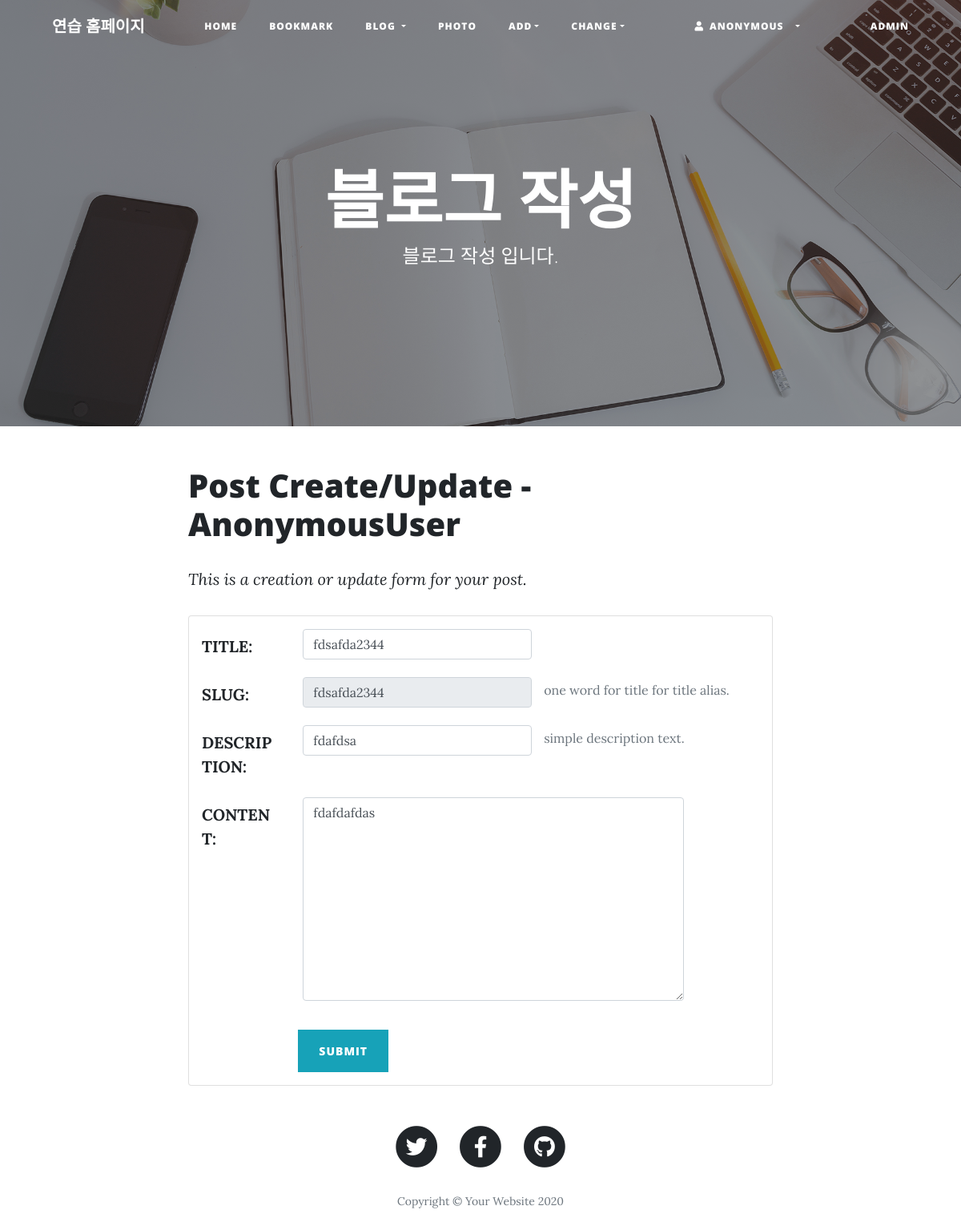
/blog/10/update/, run on the app's committed database.
### blog/models.py (models this page shows, shortened)
class Post(models.Model):
    title = models.CharField(verbose_name='TITLE', max_length=50)
    slug = models.SlugField('SLUG', unique=True, allow_unicode=True, help_text='one word for title for title alias.')
    description = models.CharField('DESCRIPTION', max_length=100, blank=True, help_text='simple description text.')
    content = models.TextField('CONTENT')
    create_dt = models.DateTimeField('CREATE DATE', auto_now_add=True)
    modify_dt = models.DateTimeField('MODIFY DATE', auto_now=True)
    tags = TaggableManager(blank=True)
    owner = models.ForeignKey(User, on_delete=models.CASCADE, verbose_name='OWNER', blank=True, null=True)
    class Meta:
        verbose_name = 'post'
        verbose_name_plural = 'posts'
        db_table = 'blog_posts'
        ordering = ('-modify_dt',)

### blog/views.py (the view)
# urls.py: path('<int:pk>/update/', views.PostUpdateView.as_view(), name="update", ),
class PostUpdateView(OwnerOnlyMixin, UpdateView):
    model = Post
    fields = ['title', 'slug', 'description', 'content', 'tags']
    success_url = reverse_lazy('blog:index')

### blog/templates/blog/post_form.html (shortened to what this page needs)
{% extends "base.html" %}
{% load widget_tweaks %}
{% load static %}
{% block header %}
<header class="masthead" style="background-image: url({% static 'img/home-bg.jpg' %})">
    <div class="overlay"></div>
    <div class="container">
      <div class="row">
        <div class="col-lg-8 col-md-10 mx-auto">
          <div class="site-heading">
            <h1>블로그 작성</h1>
            <span class="subheading">블로그 작성 입니다.</span>
          </div>
        </div>
      </div>
    </div>
  </header>
{% endblock %}
{% block content %}
<div class="container">
    <div class="row">
      <div class="col-lg-8 col-md-10 mx-auto">
        <h1>Post Create/Update - {{user}}</h1>
        <p class="font-italic">This is a creation or update form for your post.</p>
        <form action="." method="post" class="card pt-3">{% csrf_token %}
            <div class="form-group row">
                {{ form.title|add_label_class:"col-form-label col-sm-2 ml-3 font-weight-bold" }}
                <div class="col-sm-5">
                    {{ form.title|add_class:"form-control"|attr:"autofocus" }}
                </div>
            </div>
            <div class="form-group row">
                {{ form.slug|add_label_class:"col-form-label col-sm-2 ml-3 font-weight-bold" }}
                <div class="col-sm-5">
                    {{ form.slug|add_class:"form-control"|attr:"readonly" }}
                </div>
                <small class="form-text text-muted">{{ form.slug.help_text }}</small>
            </div>
            <div class="form-group row">
                {{ form.description|add_label_class:"col-form-label col-sm-2 ml-3 font-weight-bold" }}
                <div class="col-sm-5">
                    {{ form.description|add_class:"form-control" }}
                </div>
                <small class="form-text text-muted">{{ form.description.help_text }}</small>
            </div>
            <div class="form-group row">
                {{ form.content|add_label_class:"col-form-label col-sm-2 ml-3 font-weight-bold" }}
                <div class="col-sm-8">
                    {{ form.content|add_class:"form-control" }}
                </div>
            </div>
            <div class="form-group row">
                <div class="col-sm-5">
                </div>
            </div>
            <div class="form-group">
                <div class="offset-sm-2 col-sm-5">
                    <input type="submit" value="Submit" class="btn btn-info"/>
                </div>
            </div>
        </form>
      </div>
    </div>
</div>
{% endblock %}

### data on the page
Post: title|add_label_class "TITLE:", title "fdsafda2344", slug|add_label_class "SLUG:", slug "fdsafda2344", description|add_label_class "DESCRIPTION:", description "fdafdsa", content|add_label_class "CONTENT:", content "fdafdafdas"

### other printed values
{{ user }} "AnonymousUser"
